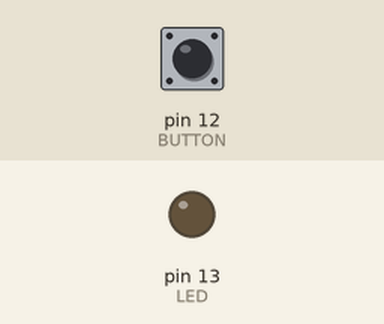
This sketch was run on a simulated Arduino Uno, built with avr-gcc and run on an emulated ATmega328P. On the bench: output pins drawn as LEDs (lit = HIGH). The inputs (shaded band) are chosen by the test bench; at power-on: pin 12 (BUTTON) LOW.

Above: at 1.2 s.
1.3 s: pin 12 (BUTTON) pulled HIGH for 0.15 s
At 2.1 s:
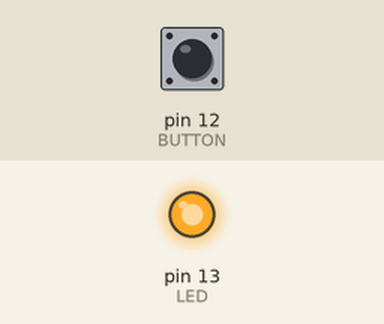
2.9 s: pin 12 (BUTTON) pulled HIGH for 1 s
At 3.3 s:
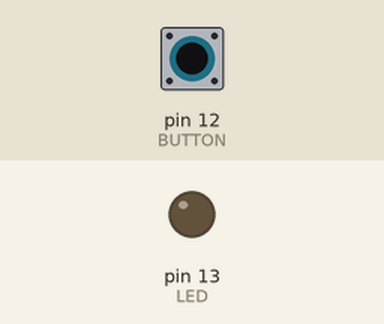
5.4 s: pin 12 (BUTTON) pulled HIGH for 3.2 s
At 6.4 s:
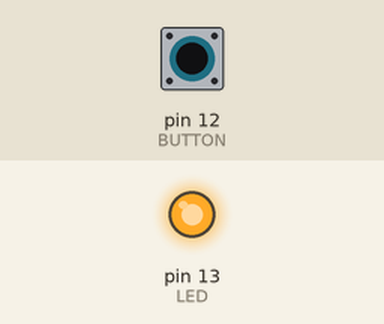
Timing chart, 0 to 8.4 s (numbered marks = the images above; inputs shaded):
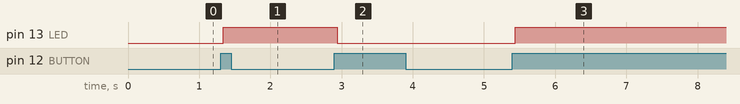

Measured:
- after the input at 1.3 s, pin 13 (LED): LOW → HIGH at once
- after the input at 2.9 s, pin 13 (LED): HIGH → LOW at once
- after the input at 5.4 s, pin 13 (LED): LOW → HIGH at once

The sketch:

sketch_jun17a.ino
```cpp
/*
按键控制 LED
按键控制LED的关闭与开启
按一下按钮，LED灯亮，再次按一下按钮，LED灭
*/

#define LED 13       //定义LED引脚为13
#define BUTTON 12    //定义按钮开关引脚为12
int val = 0;        //变量val用来储存按钮状态
int old_val = 0;    //暂存val变量的上一个时间单位

int state = 0;       //0表示LED关闭，1表示打开

void setup(){
  pinMode(LED, OUTPUT);     //设定LED引脚为输出状态
  pinMode (BUTTON,INPUT);   //设定按钮引脚为输入状态
}

void loop(){
  val = digitalRead(BUTTON); //读取按钮状态并储存
  //检查按钮的变化情况
  if((val == HIGH)&&(old_val == LOW)){
    state =1-state;
    delay(40);              //延时简单抗抖动
  }
  old_val = val;            //val下载已经是旧的了，让我们暂存一下

  if (state == 1){
    digitalWrite(LED,HIGH);  //开启LED灯
  }else{
    digitalWrite(LED,LOW);   //关闭LED灯
  }
}
```
